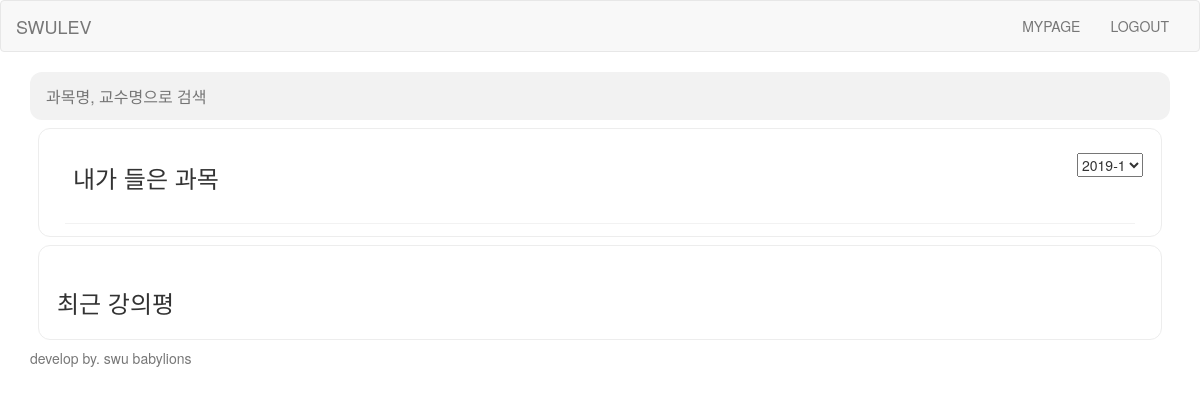
The app's page /main/, older data.
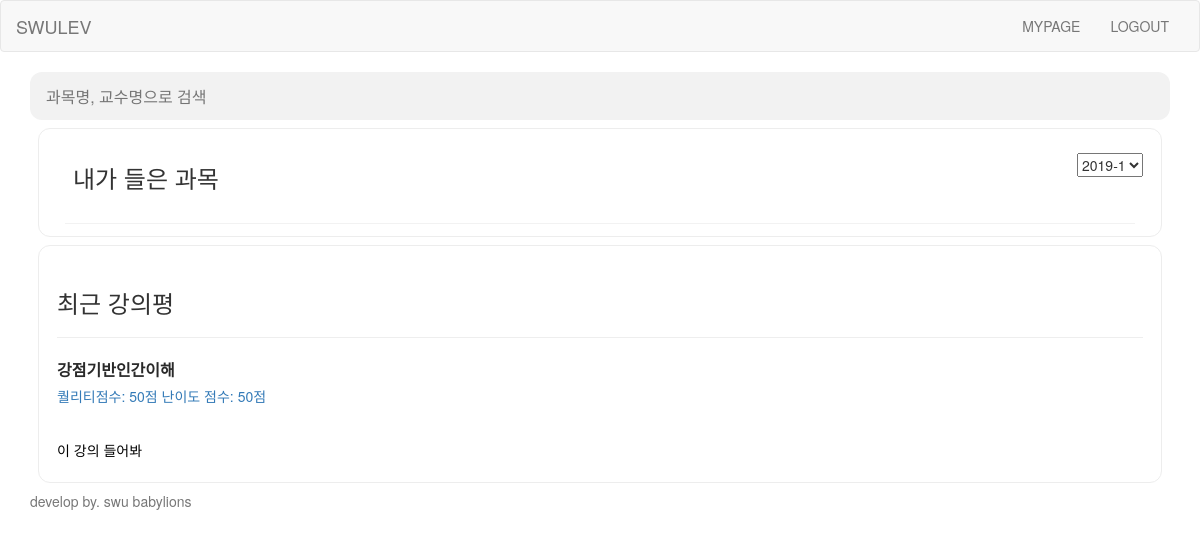
The same page, newer data.
### swuapp/models.py (models this page shows, shortened)
class Board(models.Model):
    content = models.TextField()
    quality = models.IntegerField()
    challenge = models.IntegerField()
    recommend = models.IntegerField()
    user = models.ForeignKey('Student_User', on_delete=models.CASCADE, related_name='user_id')
    lecture = models.ForeignKey('Lecture', on_delete=models.CASCADE, related_name='lecture')
    def get_absolute_url(self):
        return reverse('detail', args=[self.lecture.lectureid])

class Lecture(models.Model):
    semester = models.CharField(max_length = 30)
    lectureid = models.CharField(max_length=20, primary_key=True, unique=True)
    lecturename = models.CharField(max_length=50)
    professor = models.CharField(max_length=50)

### swuapp/views.py (the view)
# urls.py: path('main/', main, name='main'),
def main(request):
    board = Board.objects.all
    lecture = Lecture.objects.all
    userlecture = UserLecture.objects.all
    if request.user.is_authenticated:
        username = str(request.user)
        mylecture = UserLecture.objects.filter(myuserid = str(request.user))
        return render(request, 'main.html', {'board':board, 'lecture':lecture, 'username':username, 'mylecture':mylecture})
    return render(request, 'main.html', {'board':board, 'lecture':lecture})

### swuapp/templates/main.html (shortened to what this page needs)
{% extends 'base.html' %}
{% block content %}
<form action="{% url 'search' %}" method="GET" class="nav-bar search">
  <input onkeyup="enterkey();" type="text" name="q" value="{{q}}" class="search-query" placeholder="과목명, 교수명으로 검색">
</form>
<div class="section">
  <select class="semester-choice">
    <option>2019-1</option>
  </select>
  <div class="mylectures">
    <span class="lecture">
      <h3> 내가 들은 과목 </h3>
    </span>
  </div>
</div>
<div class="section">
  <h3>최근 강의평</h3>
  {% for b in board %}
    <hr>
    <div class="articles">
      <a class="article" href="{{ b.get_absolute_url }}">
        <h3>{{b.lecture.lecturename}}</h3>
        <p class="rate">
          <span class="quality-star">
            <span>퀄리티점수: {{b.quality}}점</span>
          </span>
          <span class="level-star">
            <span>난이도 점수: {{b.challenge}}점</span>
          </span>
        </p>
        <p class="info">
        </p>
        <p class="text">{{b.content}}</p>
      </a>
    </div>
  {% endfor %}
</div>
{% endblock %}

### swuapp/templates/base.html (shortened to what this page needs)
{% load static %}
<!DOCTYPE html>
<html lang="ko">
  <head>
    <link rel="stylesheet" href="https://maxcdn.bootstrapcdn.com/bootstrap/3.3.2/css/bootstrap.min.css">
    <link rel="stylesheet" href="{% static 'css/base.css' %}">
  </head>
  <body id=bootstrap-overrides>
    <nav class="navbar navbar-default">
        <div class="container-fluid">
          <div class="navbar-header">
            <a class="navbar-brand" href="/main/">SWULEV</a>
          </div>
          <div class="collapse navbar-collapse" id="bs-example-navbar-collapse-1">
            <ul class="nav navbar-nav navbar-right">
              <li><a href="/mypage/">MYPAGE</a></li>
              <li><a href="/">LOGOUT</a></li>
            </ul>
          </div>
        </div>
      </nav>
    <div class="container">
        {% block content %}
        {% endblock %}
    </div>
    <footer class="footer">
        <div class="container">
            <p class="text-muted">develop by. swu babylions</p>
        </div>
    </footer>
  </body>
</html>

### swuapp/static/css/base.css (style rules this page uses)
form.nav-bar input.search-query { padding: 12px 48px 12px 16px; width: 100%; height: 48px; line-height: 24px; box-sizing: border-box; border: 0; border-radius: 12px; color: #292929; font-size: 16px; background-color: #f2f2f2; }
div.section { margin: 8px 8px 8px 8px; padding: 24px 18px 12px 18px; border: 1px solid #ededed; border-radius: 12px; box-sizing: border-box; }
div.section select.semester-choice { float: right; display: inline-block; }
div.section div.mylectures span.lecture h3 { padding: 12px 0; margin: 0 72px 0 8px; font-weight: normal; white-space: nowrap; overflow: hidden; text-overflow: ellipsis; }
div.section div.mylectures span.lecture { position: relative; display: block; margin: 0 8px; border-bottom: 1px solid #f2f2f2; }
div.section div.articles a { text-decoration: none; }
div.section div.articles a.article h3 { margin-bottom: 4px; line-height: 24px; color: #292929; font-size: 16px; font-weight: bold; white-space: nowrap; overflow: hidden; text-overflow: ellipsis; }
div.section div.articles a.article p.info { margin-bottom: 4px; line-height: 20px; font-size: 0; }
div.section div.articles a.article p.text { color: black; font-size: 14px; }

Row changes from the older to the newer data that the page shows:
added Board: lecture.lecturename "강점기반인간이해", quality "50", challenge "50", content "이 강의 들어봐"
